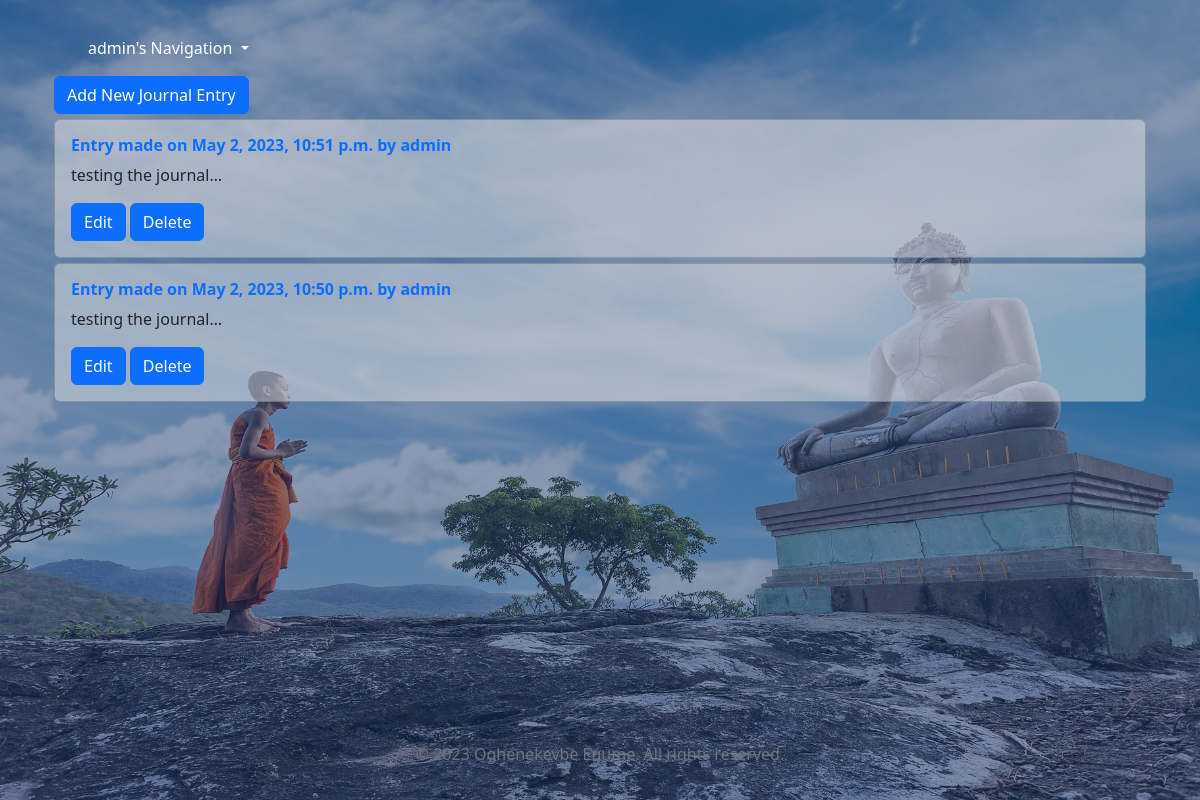
The app's page /journal_list/ (signed in), older data.
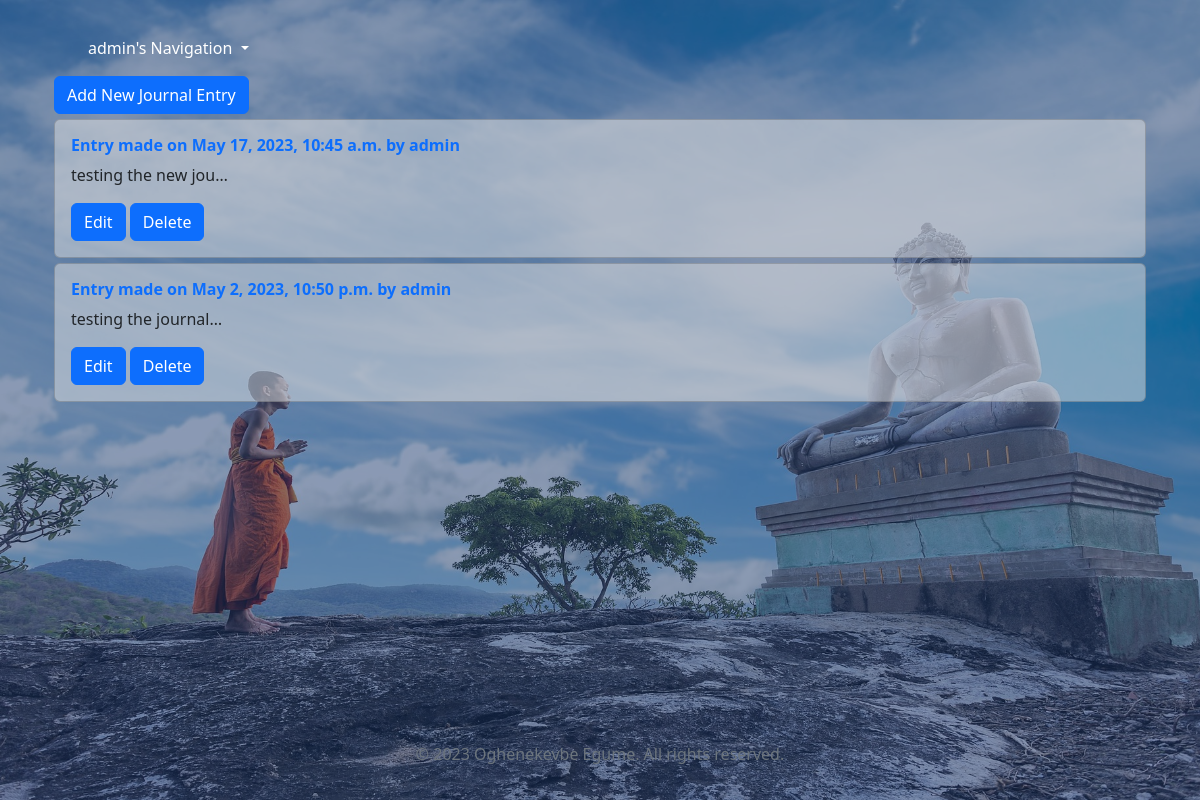
The same page, newer data.
### life/models.py (models this page shows, shortened)
class JournalPost(models.Model):
    author = models.ForeignKey(User, on_delete=models.CASCADE)
    subject = models.CharField(max_length=225)
    body = models.TextField()
    date_added = models.DateTimeField(default=datetime.now, blank=True)
    class Meta:
        ordering = ['date_added']

### life/views.py (the view)
# urls.py: path("journal_list/", JournalListView.as_view(), name="journal_list"),
class JournalListView(ListView):
    model = JournalPost
    template_name = "journal_list.html"
    context_object_name = "journal"

### life/templates/journal_list.html (shortened to what this page needs)
{% extends 'base.html' %}
{% block content %}
<div class="container" style="min-height: 82vh; max-height: max-content;">
  <div class="row">
    <div class="col">
      <a href="{% url 'add_journal' %}" class="btn btn-primary">Add New Journal Entry</a>
      {% for post in journal reversed %}
      {% if post.author.id == user.id %}
      <div class="card">
        <div class="card-body">
          <h6><a href="{% url 'journal_detail' post.pk %}" style="text-decoration: none; font-weight: bolder;">Entry made on
              {{ post.date_added }} by
              {{ post.author}}</a></h6>
          <p>
            {{ post.body|truncatechars:20 }}
          </p>
          <a href="{% url 'edit_journal' post.pk %} " class="btn btn-primary">Edit</a>
          <a href="{% url 'delete_journal' post.pk %}" class="btn btn-primary">Delete</a>
        </div>
      </div>
      {% endif %}
      {% empty %}
      <p>No Journal posts available.</p>
      {% endfor %}
    </div>
  </div>
</div>
{% endblock %}

### life/templates/base.html (shortened to what this page needs)
{% load static %}
<!DOCTYPE html>
<html lang="en">
<head>
  <link rel="stylesheet" href="{% static 'css/bootstrap.min.css' %} ">
  <link rel="stylesheet" href="{% static 'css/base.css' %} ">
  <link href="https://unpkg.com/aos@2.3.1/dist/aos.css" rel="stylesheet">
</head>
<body>
  <div class="overlay"> </div>
  <div class="content">
    <nav class="navbar navbar-expand-lg bg-body-tertiary">
      <div class="container-fluid">
        <div class="collapse navbar-collapse" id="navbarSupportedContent">
          <ul class="navbar-nav me-auto mb-2 mb-lg-0">
            <li class="nav-item dropdown mx-5">
              <a class="nav-link dropdown-toggle" href="#" role="button" data-bs-toggle="dropdown" aria-expanded="false">
                {% if user.is_authenticated %}{{user.username}}'s{% else %}Guest's{% endif %} Navigation
              </a>
            </li>
          </ul>
        </div>
      </div>
    </nav>
    <div class="container">
      {% block content %}
      {% endblock content %}
    </div>
    <footer style="width: 100%; margin-top: 10px;">
      <div class="container-fluid text-center">
        <p class=" text-secondary mt-1">&copy; 2023 Oghenekevbe Egume. All rights reserved.</p>
      </div>
    </footer>
  </div>
</body>
</html>

### static/css/base.css (style rules this page uses)
body { background-size: cover; background-position: center; transition: background 0.5s ease-in-out; position: relative; min-height: 100vh; max-height: max-content; }
.overlay { position: absolute; top: 0; right: 0; bottom: 0; left: 0; background-color: rgba(25, 55, 109, 0.5); min-height: 100vh; max-height: max-content; }
.content { z-index: 1; position: relative; padding: 20px; }
.navbar { background-color: rgba(185, 237, 221, 0)!important ; }
.nav-item a { color: #fff !important; }

### life/templates/journal_list.html (style rules this page uses)
.card { background-color: rgba(225, 225, 225, 0.5); margin-top: 5px; }

Row changes from the older to the newer data that the page shows:
removed JournalPost: date_added "May 2, 2023, 10:51 p.m.", author "admin", body "testing the journal…"
added JournalPost: date_added "May 17, 2023, 10:45 a.m.", author "admin", body "testing the new jou…"
